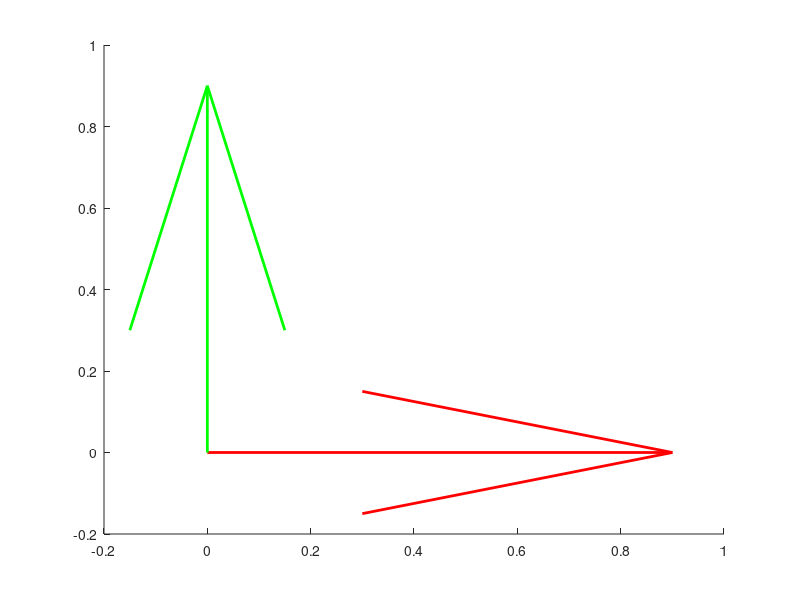

MATLAB code for this plot:
function varargout = plot3DFrame(varargin)
% PLOT3DFRAME Draw a 3-D Cartesian coordinate system.
%
%   plot3DFrame() 
%   plot3DFrame(rotationMatrix, translationVector) 
%   plot3DFrame(rotationMatrix, translationVector, 'Scale', 2, 'LineWidth', 3)
%
%   Name-Value Pair Arguments:
%   - 'Rotation': 3x3 orthogonal matrix defining orientation (default: eye(3))
%   - 'Translation': 1x3 vector defining position (default: [0, 0, 0])
%   - 'Scale': Scalar or 1x3 vector defining basis vector lengths (default: 1)
%   - 'LineWidth': Line width for the quiver plot (default: 2)
%   - 'Color': Cell array of colors for each axis (default: {'r', 'g', 'b'})
%
%   OUTPUT:
%   - If requested, returns the handle of the current axes (gca).

    % Define default values for optional arguments
    defaultRotation = eye(3);         % Default rotation matrix (identity matrix)
    defaultTranslation = [0, 0, 0];  % Default translation vector (origin)
    defaultScale = 1;                 % Default scale for basis vectors
    defaultLineWidth = 2;             % Default line width for quiver plot
    defaultColor = {'r', 'g', 'b'};   % Default colors for the x, y, and z axes

    % Initialize rotationMatrix and translationVector with default values
    rotationMatrix = defaultRotation;
    translationVector = defaultTranslation;

    % Check if the first argument is a rotation matrix
    if nargin >= 1 && isnumeric(varargin{1}) && isequal(size(varargin{1}), [3, 3])
        rotationMatrix = varargin{1}; % Assign rotation matrix
        varargin(1) = [];              % Remove the first argument from varargin
    end

    % Check if the second argument is a translation vector
    if nargin >= 1 && isnumeric(varargin{1}) && numel(varargin{1}) == 3
        translationVector = varargin{1}; % Assign translation vector
        varargin(1) = [];                % Remove the second argument from varargin
    end

    % Create an input parser object to handle name-value pair arguments
    parser = inputParser;
    addParameter(parser, 'Scale', defaultScale, @(x) isscalar(x) || (isvector(x) && length(x) == 3));
    addParameter(parser, 'LineWidth', defaultLineWidth, @isscalar);
    addParameter(parser, 'Color', defaultColor, @(x) iscell(x) && length(x) == 3);

    % Parse the remaining name-value pair arguments
    parse(parser, varargin{:});

    % Extract parsed values from the parser results
    scale = parser.Results.Scale;
    lineWidth = parser.Results.LineWidth;
    colors = parser.Results.Color;

    % Ensure scale is a 1x3 vector
    if isscalar(scale)
        scale = [scale, scale, scale]; % Convert scalar to a 1x3 vector
    end

    % Compute basis vectors by scaling the rotation matrix
    basisVectors = rotationMatrix .* scale;

    % Create a 3D quiver plot for each axis
    hold on; % Keep the current plot
    for i = 1:3
        % Plot each axis with the specified color and line width
        quiver3(translationVector(1), translationVector(2), translationVector(3), ...
                basisVectors(1, i), basisVectors(2, i), basisVectors(3, i), ...
                'Color', colors{i}, 'LineWidth', lineWidth, 'MaxHeadSize', 0.4);
    end
    hold off; % Release the current plot

    % Output the plot handle if requested
    if nargout > 0
        varargout = {gca}; % Return the handle to the current axes
    end
end
